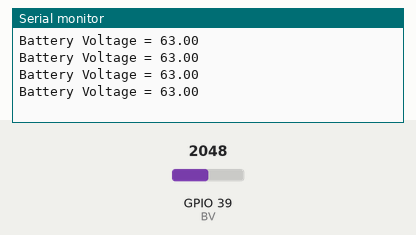
Simulated run of this sketch. Board: ESP32. On the bench: the last lines printed to the serial monitor. The inputs (shaded band) are chosen by the test bench; at power-on: GPIO 39 (BV) = 2048.

Above: at 1.2 s.
1.3 s: GPIO 39 (BV) set to 2866
At 1.71 s:
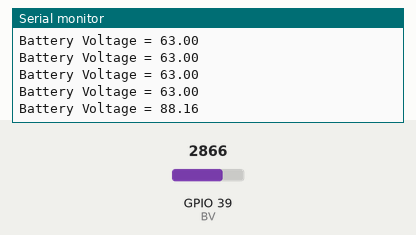
2.8 s: GPIO 39 (BV) set to 3603
At 2.91 s:
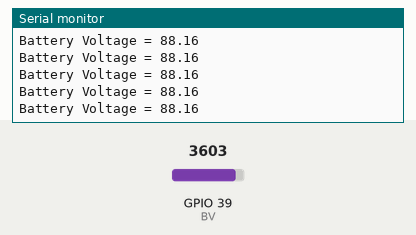
Timing chart, 0 to 5.8 s (numbered marks = the images above; inputs shaded):
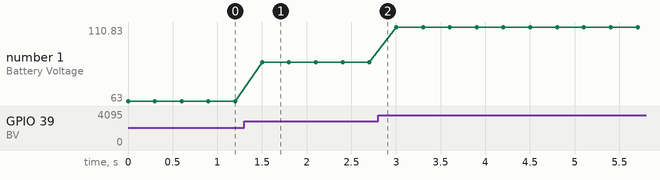

The sketch:

P06_Battery_Voltage.ino
```cpp
// (licence header left out)
#include "config.h"

float batteryVoltage = 0.00;
float R1 = 10000.0;        // R1 and R2 value in Ohms
float R2 = 2000.0;
float ref_voltage = 5.0;  // Float for Reference Voltage
int analogPinValue = 0;
float adc_voltage = 0.0;
float calibration_factor = 0.05;  // check the deviation % using a multimeter

void setup() {
  Serial.begin(9600);
}

void loop() {
  // read battery pin analog value
  analogPinValue = analogRead(BV);
  adc_voltage  = analogPinValue * (ref_voltage / 1024.0);

  batteryVoltage = adc_voltage / (R2 / (R1 + R2));
  batteryVoltage = batteryVoltage + (batteryVoltage * calibration_factor);
  Serial.print("Battery Voltage = " );
  Serial.println(batteryVoltage );
  delay(300);
}
```

config.h
```cpp
// (licence header left out)
#ifndef _CONFIG_H
#define _CONFIG_H

#define STX D2           // Software Serial Tx Pin
#define SRX D3           // Software Serial Rx Pin

#define EN1 5            // Motor 1 PWM Pin
#define EN2 6            // Motor 2 PWM  Pin
#define IN1 4            // Motor 1 Direction Pin
#define IN2 7            // Motor 2 Direction Pin

#define LDR1 A6          // Right LDR Sensor
#define LDR2 A7          // Left LDR Sensor

#define IRRX 8           // IR Receiver

#define BUZZ 9           // Buzzer Output

#define LED_BUILTIN 10   // LED Pin

#define TRIG 11          // Trigger Pin for Sonar
#define ECHO 12          // Echo Pin for Sonar

#define RGB 13     	 // RGB LED Output

#define LF1 A0   	 // Right IRRX Module
#define LF2 A1   	 // Center IRRX Module
#define LF3 A2   	 // Left IRRX Module
#define BV A3    	 // Battery Voltage Pin
#define SDA_PIN A4   	 // Right LDR Sensor
#define SCL_PIN A5   	 // Left LDR Sensor

#define MAX_DISTANCE 500 // We will use this for maximum Sonar distance

// We will use the below enum to define different RGB Colours
enum RGBColor { UNDEF, RED, ORANGE, YELLOW, GREEN,  BLUE, PURPLE, WHITE, BLACK };

#endif // _CONFIG_H
```

Measured:
- after the input at 1.3 s, the serial monitor: prints a new line after 0.20 s (image 1)
- plotted number 1: 63 → 88.16 after the input at 1.3 s, 88.16 → 110.83 after the input at 2.8 s
